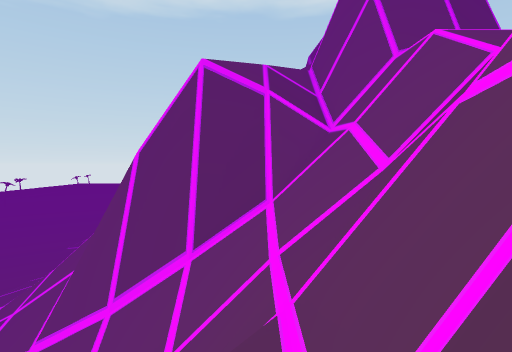
view 1 (above)

20 first-person views from a walk through a scene from a Unity 3-D project. The camera is 1.3 m above the floor, tilts 2° down and sees 80° across. The floor is counted in squares, 2 m on a side. Each view is taken from the middle of a square. On the plan, view 1 faces up. The plan holds only what a view shows up to about 10 squares ahead; the rest is blank. The place goes on beyond the plan. The player character is not drawn.

view 2
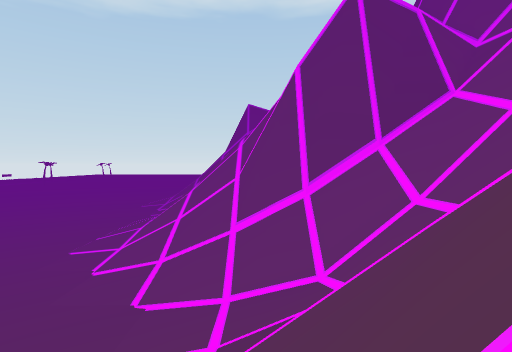

view 3
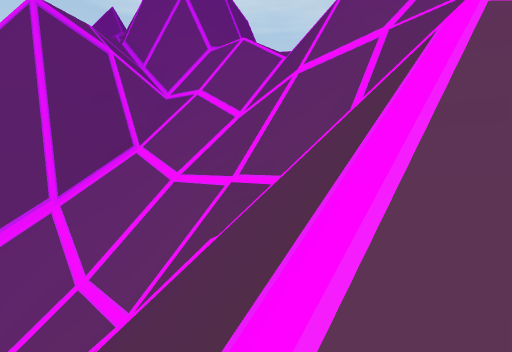

view 4
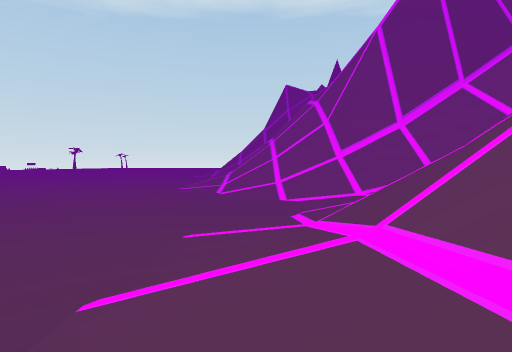

view 5
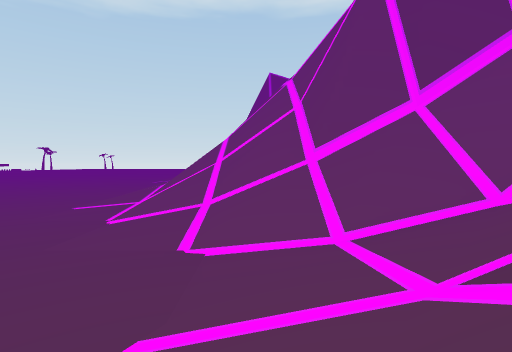

view 6
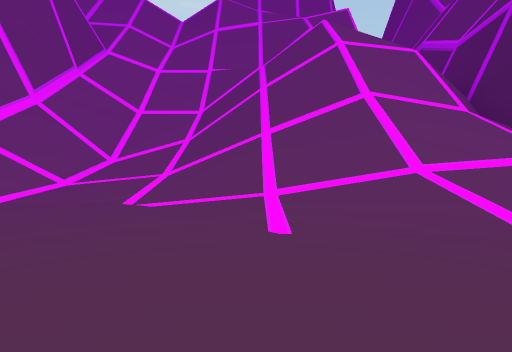

view 7
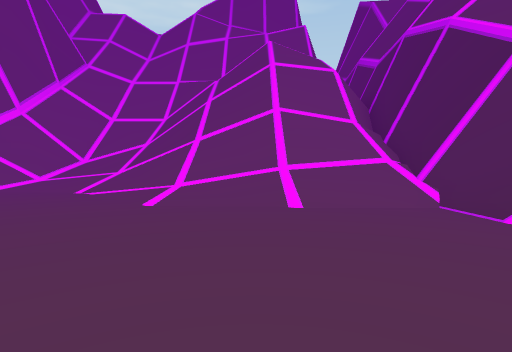

view 8
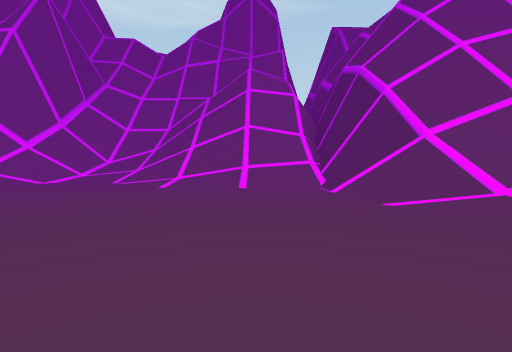

view 9
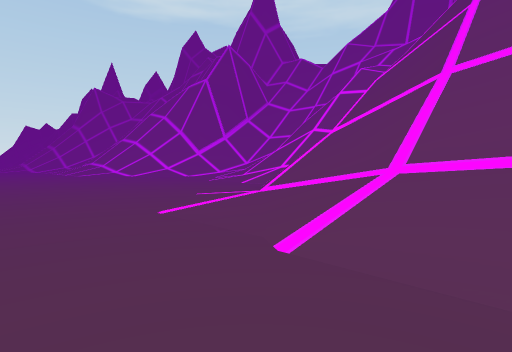

view 10
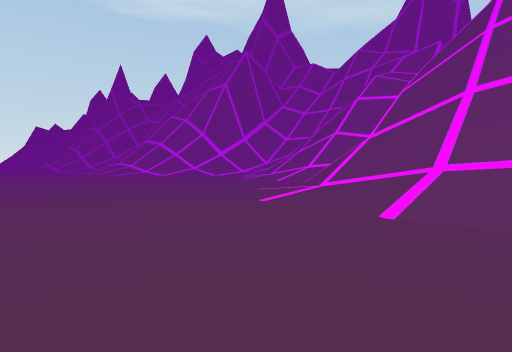

view 11
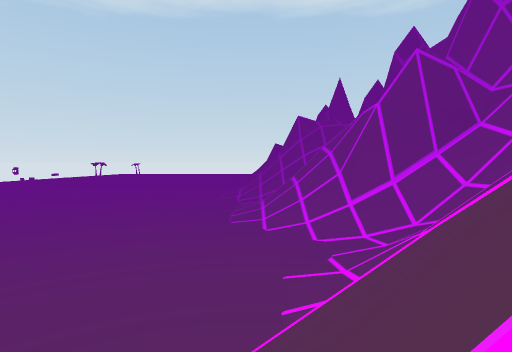

view 12
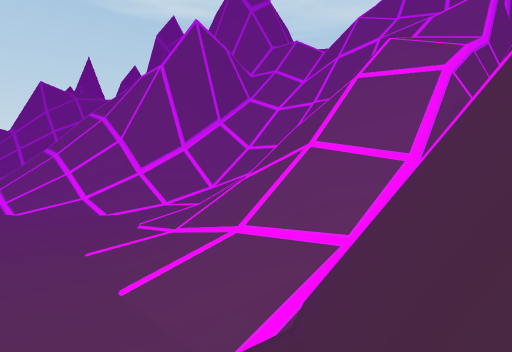

view 13
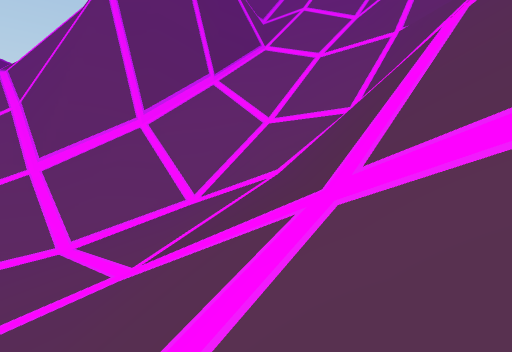

view 14
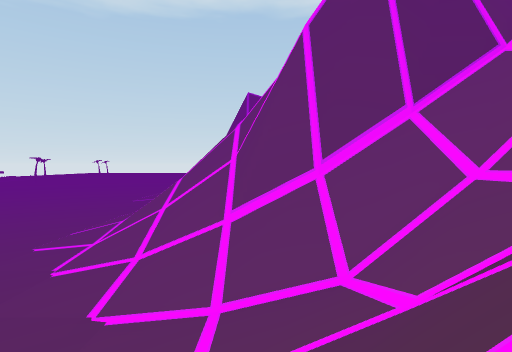

view 15
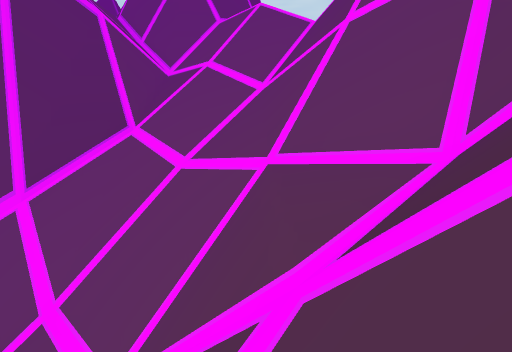

view 16
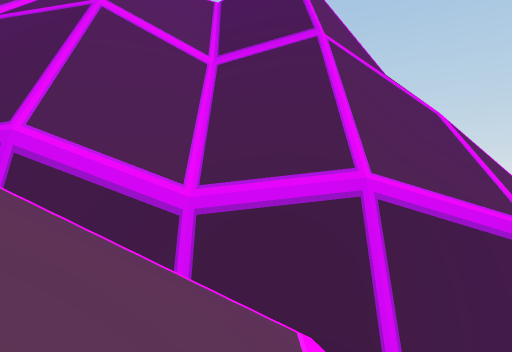

view 17
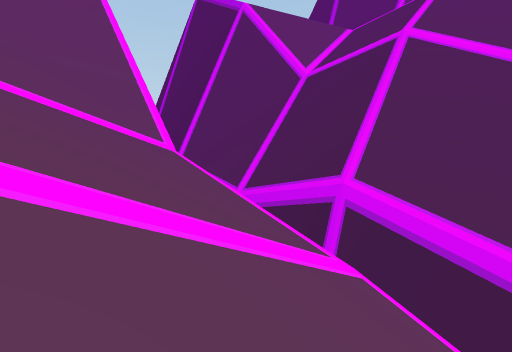

view 18
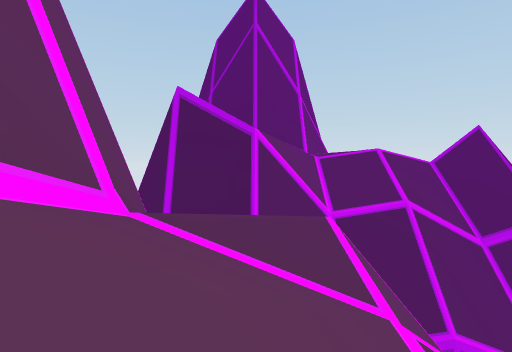

view 19
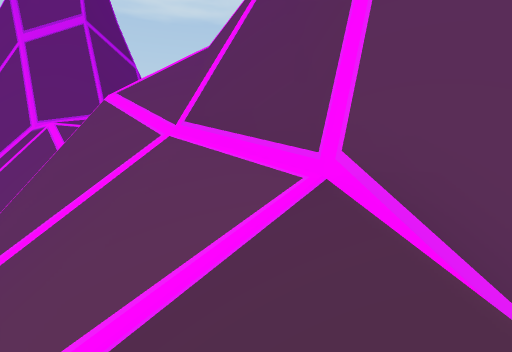

view 20
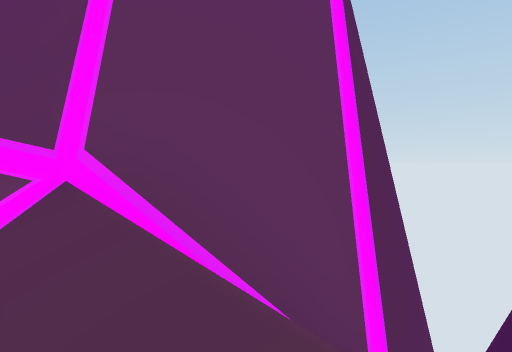

### Floor plan
Key: @ floor where view 1 was taken; # wall or solid block; . main floor; : floor 0.75 m higher than the main floor; + floor 9.5 m higher than the main floor; * floor 20 m higher than the main floor; % floor 20.75 m higher than the main floor; & floor 22.25 m higher than the main floor; / step, stairs or slope; = window, fence, low wall or low ledge; ^ raised ledge; v drop or lower ground.
Columns run from 21 left of view 1 to 8 right of it. Each row starts with its distance up from view 1.
 14               /#
 13               /#
 12      ....://///#v
 11      ...../////#v##
 10       ..../////#  #     # v
  9        .../////#=#########v&&
  8        ...../////#####=/##v%%
  7    ........./////=##==//##v*
  6    ............:////////#vv
  5     ..........:////////##vv
  4    ...........//////#=## v#//
  3  ............///// /#+#  ///#
  2  ...........////////++# ///##
  1  ...........////=//#//#v///#
  0  ..........////=#/## @ ////#
 -1  ..........:///////////////#
 -2  ..........////////////#/vv#
 -3  .......///////#/vvvvvv#v v##
 -4 .......///######vvv        v#
 -5 ......///=v^#^ ###=vvvvvvvv
 -6 ......////=##    ^######vvvvvv
 -7 .....////=###         #######
 -8 .....://///#^
 -9 .....///  #^

Positions as (right, up) in squares from view 1, and headings:
1: (0, 0), facing up
2: (-6, -1), facing up
3: (-4, -1), facing up-right
4: (-10, -3), facing up
5: (-8, 2), facing up
6: (-14, 2), facing right
7: (-16, 0), facing right
8: (-20, -1), facing right
9: (-19, -9), facing up-right
10: (-21, -9), facing up-right
11: (-12, -8), facing up
12: (-13, -5), facing up-right
13: (-8, 1), facing up-right
14: (-6, 1), facing up
15: (-3, 1), facing up-right
16: (-4, -1), facing down
17: (-3, -1), facing down-right
18: (4, 2), facing down
19: (3, -2), facing up-right
20: (3, -2), facing right
